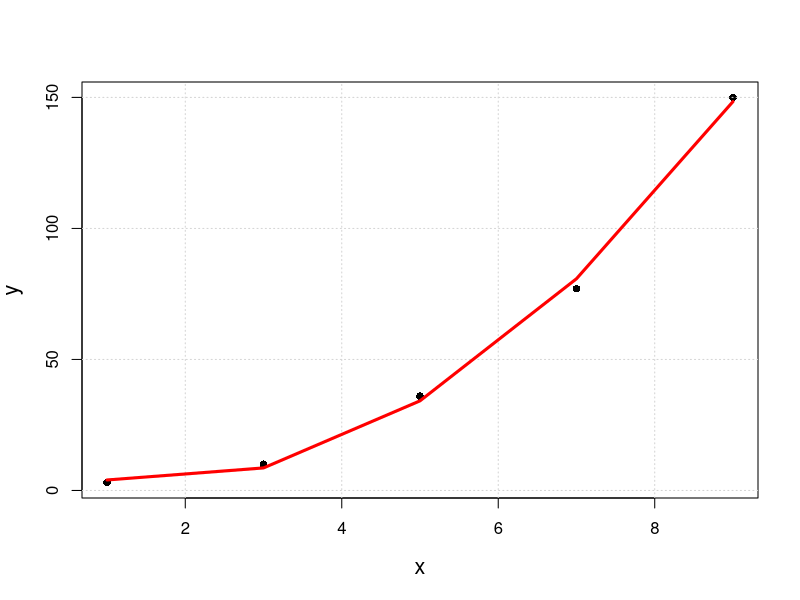

Write R code to recreate this figure.
df <- structure(list(x = c(1,3,5,7,9),y=c(3,10,36,77,150),class="data.frame"))
x2 <- df$x^2
quadratic.model <- lm(df$y ~ df$x + x2)
summary(quadratic.model)
print(summary(quadratic.model))
xvalues <- seq(1,9,2)
predicty <- predict(quadratic.model,list(x=xvalues,x2=xvalues^2))
plot(df$x,df$y,pch=16,xlab="x",ylab="y",cex.lab=1.3)
par(lab=c(10,10,7))
grid()
lines(xvalues,predicty, col = "red", lwd=3)

